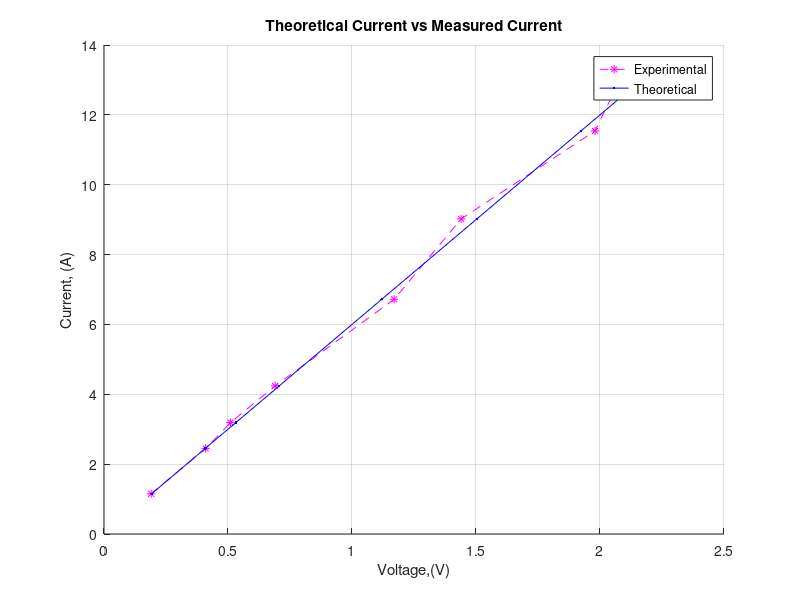

This figure's MATLAB source:
clear variables
clc

V = [1.15 2.45 3.19 4.24 6.72 9.02 11.54 12.56];
I = [0.19 0.41 0.51 0.69 1.17 1.44 1.98 2.05];

Ith = V ./6;
hold on
grid on
plot(I,V,'m*--',Ith,V,'b.-')
xlabel("Voltage,(V)")
ylabel("Current, (A)")
legend("Experimental","Theoretical")
title("Theoretical Current vs Measured Current")
